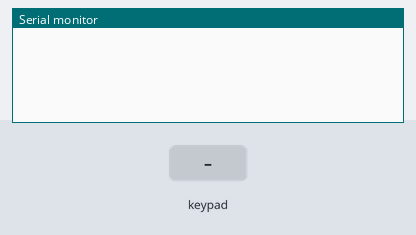
Bench run of a sketch on a simulated ESP32. Shown: the last lines printed to the serial monitor. Inputs (shaded band) come from the test bench.

Above: at 1.2 s.
1.3 s: key '1' pressed
At 2.1 s:
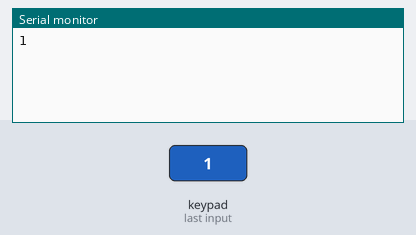
2.8 s: keypad keys 1 2 1 4 2 7 2 5 # pressed 0.4 s apart
At 7.0 s:
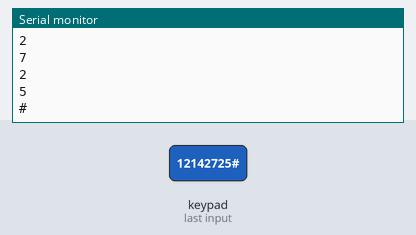
7.9 s: key '*' pressed
At 9.1 s:
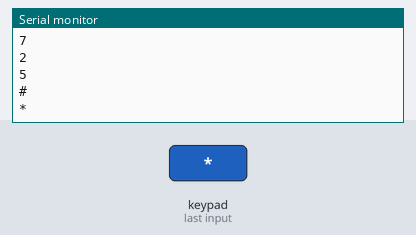
9.4 s: keypad keys 2 6 1 5 1 3 pressed 0.4 s apart
At 12.1 s:
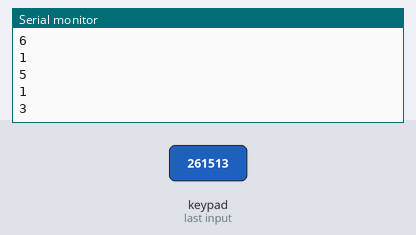
Timing chart, 0 to 13.6 s (numbered marks = the images above; inputs shaded):
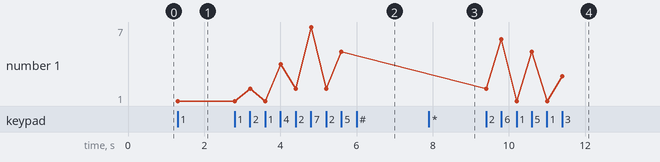

The sketch:

keypad.ino
```cpp
/* @file CustomKeypad.pde
|| @version 1.0
|| @author Alexander Brevig
|| @contact alexanderbrevig@gmail.com
||
|| @description
|| | Demonstrates changing the keypad size and key values.
|| #
*/
#include <Keypad.h>

const byte ROWS = 4; //four rows
const byte COLS = 3; //four columns
//define the cymbols on the buttons of the keypads
char keys[ROWS][COLS] = {
 {'1','2','3'},
 {'4','5','6'},
 {'7','8','9'},
 {'*','0','#'}
};
//byte rowPins[ROWS] = {12, 14, 27, 25}; //connect to the row pinouts of the keypad
///byte colPins[COLS] = {2, 15, 13}; //connect to the column pinouts of the keypad

byte rowPins[ROWS] = {12, 14, 27, 25}; //connect to the row pinouts of the keypad
byte colPins[COLS] = {26, 15, 13}; //connect to the column pinouts of the keypad

//byte rowPins[ROWS] = {24, 27, 14, 12}; //connect to the row pinouts of the keypad
//byte colPins[COLS] = {13, 15, 2}; //connect to the column pinouts of the keypad

//initialize an instance of class NewKeypad
Keypad customKeypad = Keypad( makeKeymap(keys), rowPins, colPins, ROWS, COLS);

void setup(){
  Serial.begin(9600);
}

void loop(){
  char customKey = customKeypad.getKey();

  if (customKey != NO_KEY){
    Serial.println(customKey);
  }
}
```

Measured:
- after the input at 1.3 s, the serial monitor: prints a new line at once (image 1)
- after the input at 2.8 s, the serial monitor: prints a new line after 0.41 s (image 2)
- after the input at 7.9 s, the serial monitor: prints a new line at once (image 3)
- after the input at 9.4 s, the serial monitor: prints a new line at once (image 4)
- plotted number 1: 1 → 5 after the input at 2.8 s, 5 → 3 after the input at 9.4 s
